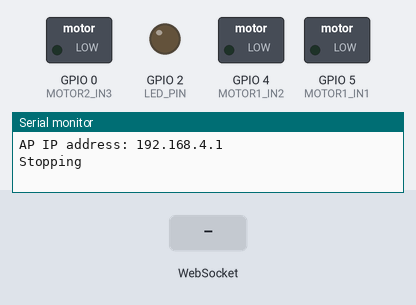
This sketch was run on a simulated ESP8266 (NodeMCU). Parts: switched loads named in the sketch (green lamp = pin HIGH), output pins drawn as LEDs (lit = HIGH), the last lines printed to the serial monitor. Inputs (shaded band) come from the test bench.

Above: at 1.2 s.
1.3 s: WebSocket text "forward" received
At 1.8 s:
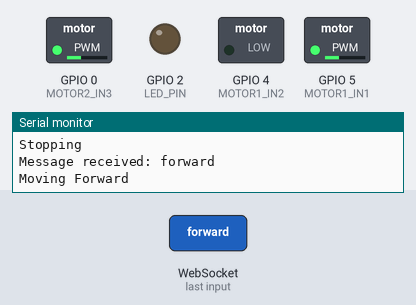
2.8 s: WebSocket text "backward" received
At 4.0 s:
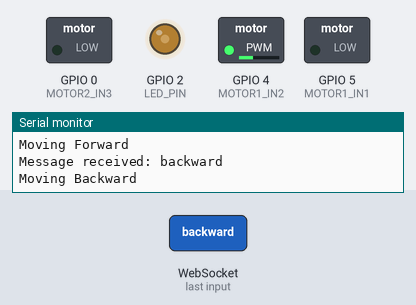
4.3 s: WebSocket text "left" received
At 5.3 s:
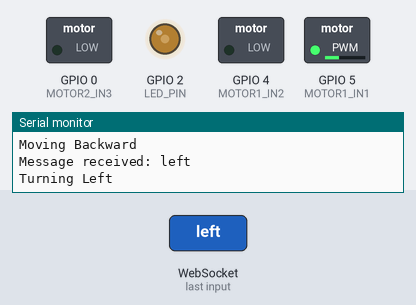
5.8 s: WebSocket text "right" received
At 6.5 s:
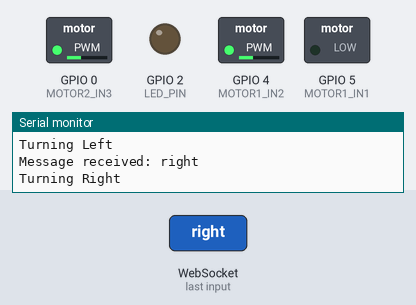
Timing chart, 0 to 8.3 s (numbered marks = the images above; inputs shaded):
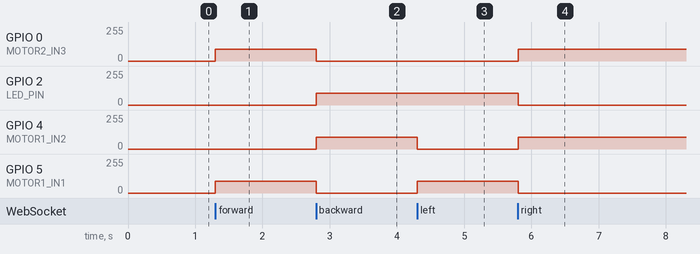

The sketch:

esp8266_code.ino
```cpp
//This code creates an access point wi-fi that enables communication with mobile devices like a smarphone for exemple.
//The mobile device will connect to the ESP8266 network and control it through react native

#include <ESP8266WiFi.h>
#include <WebSocketsServer.h>

// Access Point credentials
const char* ssid = "ESP8266_AP";
const char* password = "123456789";

// WebSocket server on port 81
WebSocketsServer webSocket = WebSocketsServer(81);

// Define GPIO pins for motor control
const int MOTOR1_IN1 = 5;  // GPIO5 (D1) - Motor 1
const int MOTOR1_IN2 = 4;  // GPIO4 (D2) - Motor 1
const int MOTOR2_IN3 = 0;  // GPIO0 (D3) - Motor 2
const int MOTOR2_IN4 = 2;  // GPIO2 (D4) - Motor 2

#define LED_PIN 2  // Onboard LED

// Define PWM parameters
const int PWM_FREQ = 1000;  // PWM frequency (1 kHz)
const int PWM_RESOLUTION = 8;  // PWM resolution (8-bit, 0-255)
const int MOTOR_SPEED = 90;  // Less than this can potentially make the cart unable to move

// Initialize PWM pins
const int MOTOR1_PWM = MOTOR1_IN1;
const int MOTOR2_PWM = MOTOR2_IN3;

void setup() {
  Serial.begin(115200);

  // Set up the Access Point
  WiFi.softAP(ssid, password);

  IPAddress IP = WiFi.softAPIP();
  Serial.print("AP IP address: ");

  Serial.println(IP);


  // Set up WebSocket server
  webSocket.begin();
  webSocket.onEvent(webSocketEvent);

  // Initialize motor control pins
  pinMode(MOTOR1_IN1, OUTPUT);
  pinMode(MOTOR1_IN2, OUTPUT);
  pinMode(MOTOR2_IN3, OUTPUT);
  pinMode(MOTOR2_IN4, OUTPUT);

  pinMode(LED_PIN, OUTPUT);

  // Initialize PWM
  analogWriteFreq(PWM_FREQ);
  analogWriteRange(pow(2, PWM_RESOLUTION));

  // Set initial motor speed
  analogWrite(MOTOR1_PWM, MOTOR_SPEED);
  analogWrite(MOTOR2_PWM, MOTOR_SPEED);

  // Ensure motors are stopped initially
  stopMotors();
}

void loop() {
  webSocket.loop();


}

void webSocketEvent(uint8_t num, WStype_t type, uint8_t* payload, size_t length) {
  if (type == WStype_TEXT) {
    String message = "";
    for (size_t i = 0; i < length; i++) {
      message += (char)payload[i];
    }

    Serial.print("Message received: ");
    Serial.println(message);

    // Process commands
    if (message == "forward") {
      moveForward();
    } else if (message == "backward") {
      moveBackward();
    } else if (message == "left") {
      turnLeft();
    } else if (message == "right") {
      turnRight();
    } else if (message == "stop") {
      stopMotors();
    } else {
      Serial.println("Unknown command");
    }
  }
}

// Functions to control motors with speed control
void moveForward() {
  Serial.println("Moving Forward");

  blinkLed();

  // Set the speed using PWM
  analogWrite(MOTOR1_IN1, MOTOR_SPEED);  // Motor 1 forward
  analogWrite(MOTOR1_IN2, LOW);          // Motor 1 backward (off)
  analogWrite(MOTOR2_IN3, MOTOR_SPEED);  // Motor 2 forward
  analogWrite(MOTOR2_IN4, LOW);          // Motor 2 backward (off)
}

void moveBackward() {
  Serial.println("Moving Backward");

  blinkLed();

  // Set the speed using PWM
  analogWrite(MOTOR1_IN1, LOW);          // Motor 1 forward (off)
  analogWrite(MOTOR1_IN2, MOTOR_SPEED);  // Motor 1 backward
  analogWrite(MOTOR2_IN3, LOW);          // Motor 2 forward (off)
  analogWrite(MOTOR2_IN4, MOTOR_SPEED);  // Motor 2 backward
}

void turnLeft() {
  Serial.println("Turning Left");

  blinkLed();

  // Set the speed for turning
  analogWrite(MOTOR1_IN1, MOTOR_SPEED);  // Motor 1 forward
  analogWrite(MOTOR1_IN2, LOW);          // Motor 1 backward (off)
  analogWrite(MOTOR2_IN3, LOW);          // Motor 2 forward (off)
  analogWrite(MOTOR2_IN4, MOTOR_SPEED);  // Motor 2 backward
}

void turnRight() {
  Serial.println("Turning Right");

  blinkLed();

  // Set the speed for turning
  analogWrite(MOTOR1_IN1, LOW);          // Motor 1 forward (off)
  analogWrite(MOTOR1_IN2, MOTOR_SPEED);  // Motor 1 backward
  analogWrite(MOTOR2_IN3, MOTOR_SPEED);  // Motor 2 forward
  analogWrite(MOTOR2_IN4, LOW);          // Motor 2 backward (off)
}

void stopMotors() {
  Serial.println("Stopping");

  digitalWrite(LED_PIN, HIGH);  // Turn off LED

  // Stop all motors
  analogWrite(MOTOR1_IN1, LOW);
  analogWrite(MOTOR1_IN2, LOW);
  analogWrite(MOTOR2_IN3, LOW);
  analogWrite(MOTOR2_IN4, LOW);
}

void blinkLed() {
  digitalWrite(LED_PIN, LOW);  //Turn off led

}
```

Measured:
- after the input at 1.3 s, GPIO 0 (MOTOR2_IN3), GPIO 5 (MOTOR1_IN1): 0/255 → 89/255 at once
- after the input at 2.8 s, GPIO 0 (MOTOR2_IN3), GPIO 5 (MOTOR1_IN1): 89/255 → 0/255 at once; GPIO 2 (LED_PIN), GPIO 4 (MOTOR1_IN2): 0/255 → 89/255 at once
- after the input at 4.3 s, GPIO 4 (MOTOR1_IN2): 89/255 → 0/255 at once; GPIO 5 (MOTOR1_IN1): 0/255 → 89/255 at once
- after the input at 5.8 s, GPIO 0 (MOTOR2_IN3), GPIO 4 (MOTOR1_IN2): 0/255 → 89/255 at once; GPIO 2 (LED_PIN), GPIO 5 (MOTOR1_IN1): 89/255 → 0/255 at once
